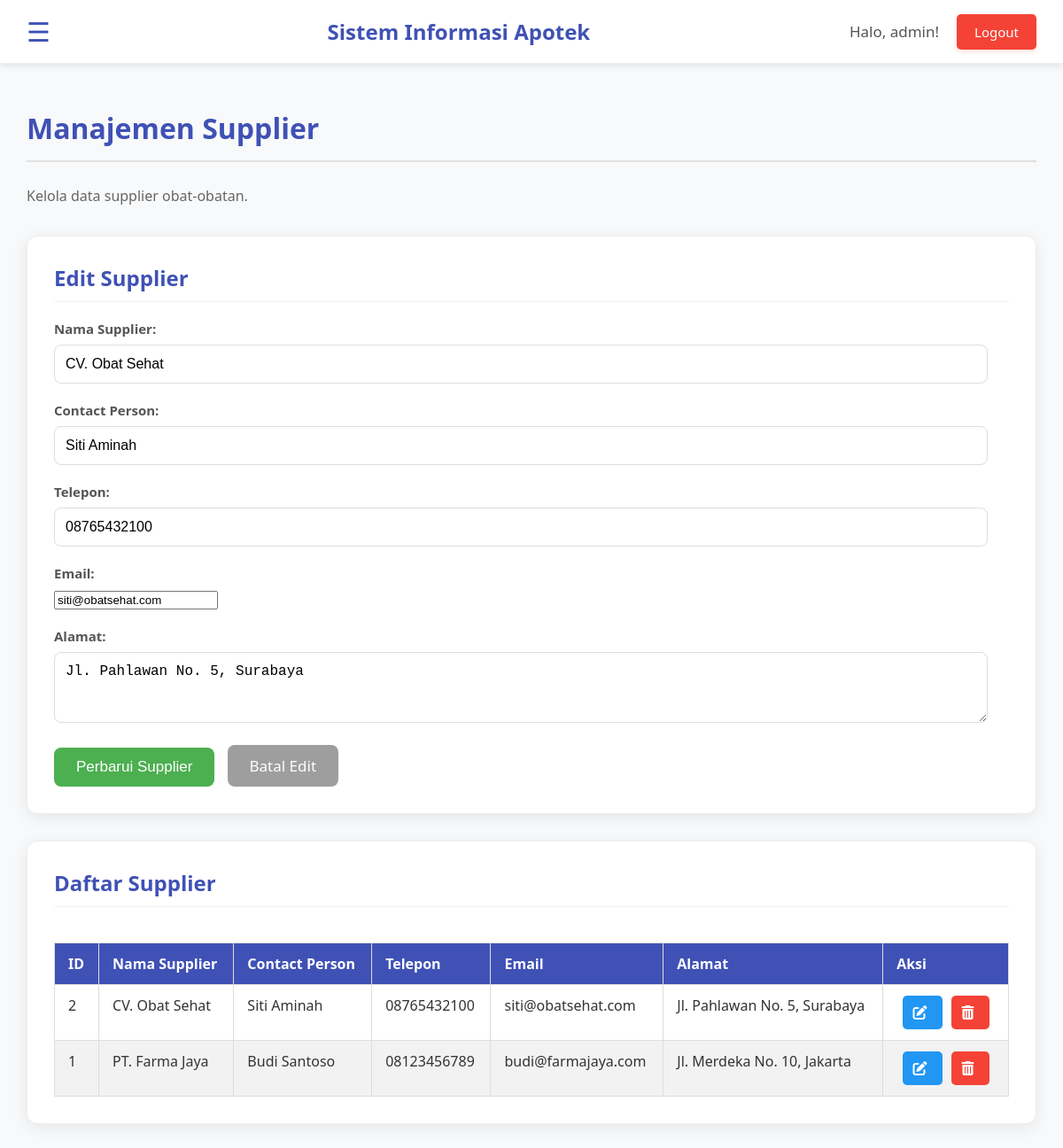
The page /supplier_management.php?edit=2 (signed in) on the database its author committed.
### tables this page shows
CREATE TABLE suppliers (
    id INT AUTO_INCREMENT PRIMARY KEY,
    name VARCHAR(100) NOT NULL,
    contact_person VARCHAR(100),
    phone VARCHAR(20),
    email VARCHAR(100),
    address TEXT,
    created_at TIMESTAMP DEFAULT CURRENT_TIMESTAMP
);

### supplier_management.php (the view, shortened to what this page needs)
<?php
include 'php/db_connection.php';
include 'php/header.php';
$name = '';
$contact_person = '';
$phone = '';
$email = '';
$address = '';
$is_edit = false;
if (isset($_GET['edit']) && !empty($_GET['edit'])) {
    $supplier_id = htmlspecialchars($_GET['edit']);
    $is_edit = true;
    $stmt = $conn->prepare("SELECT id, name, contact_person, phone, email, address FROM suppliers WHERE id = ?");
    $stmt->bind_param("i", $supplier_id);
    $stmt->execute();
    $result = $stmt->get_result();
    if ($result->num_rows === 1) {
        $supplier_data = $result->fetch_assoc();
        $name = $supplier_data['name'];
        $contact_person = $supplier_data['contact_person'];
        $phone = $supplier_data['phone'];
        $email = $supplier_data['email'];
        $address = $supplier_data['address'];
    } else {
        $is_edit = false;
    }
}
?>
<!DOCTYPE html>
<html lang="id">
<head>
    <link rel="stylesheet" href="css/home.css">
    <link rel="stylesheet" href="css/sidenav.css">
    <link rel="stylesheet" href="https://cdnjs.cloudflare.com/ajax/libs/font-awesome/6.0.0-beta3/css/all.min.css">
</head>
<body>
    <div class="main-content" id="mainContent">
        <h1>Manajemen Supplier</h1>
        <p>Kelola data supplier obat-obatan.</p>
        <div class="card form-card">
            <h2><?php echo $is_edit ? 'Edit Supplier' : 'Tambah Supplier Baru'; ?></h2>
            <form action="supplier_management.php" method="POST">
                <div class="input-group">
                    <label for="name">Nama Supplier:</label>
                    <input type="text" id="name" name="name" value="<?php echo htmlspecialchars($name); ?>" required>
                </div>
                <div class="input-group">
                    <label for="contact_person">Contact Person:</label>
                    <input type="text" id="contact_person" name="contact_person" value="<?php echo htmlspecialchars($contact_person); ?>" required>
                </div>
                <div class="input-group">
                    <label for="phone">Telepon:</label>
                    <input type="text" id="phone" name="phone" value="<?php echo htmlspecialchars($phone); ?>" required>
                </div>
                <div class="input-group">
                    <label for="email">Email:</label>
                    <input type="email" id="email" name="email" value="<?php echo htmlspecialchars($email); ?>" required>
                </div>
                <div class="input-group">
                    <label for="address">Alamat:</label>
                    <textarea id="address" name="address" rows="3" required><?php echo htmlspecialchars($address); ?></textarea>
                </div>
                <button type="submit" class="btn-primary"><?php echo $is_edit ? 'Perbarui Supplier' : 'Tambah Supplier'; ?></button>
                <?php if ($is_edit): ?>
                    <a href="supplier_management.php" class="btn-cancel">Batal Edit</a>
                <?php endif; ?>
            </form>
        </div>
        <div class="card table-card">
            <h2>Daftar Supplier</h2>
            <div class="table-responsive">
                <table>
                    <thead>
                        <tr>
                            <th>ID</th>
                            <th>Nama Supplier</th>
                            <th>Contact Person</th>
                            <th>Telepon</th>
                            <th>Email</th>
                            <th>Alamat</th>
                            <th>Aksi</th>
                        </tr>
                    </thead>
                    <tbody>
                        <?php
                        $sql = "SELECT id, name, contact_person, phone, email, address FROM suppliers ORDER BY name ASC";
                        $result = $conn->query($sql);
                        if ($result->num_rows > 0) {
                            while($row = $result->fetch_assoc()) {
                                echo "<tr>";
                                echo "<td>" . htmlspecialchars($row['id']) . "</td>";
                                echo "<td>" . htmlspecialchars($row['name']) . "</td>";
                                echo "<td>" . htmlspecialchars($row['contact_person']) . "</td>";
                                echo "<td>" . htmlspecialchars($row['phone']) . "</td>";
                                echo "<td>" . htmlspecialchars($row['email']) . "</td>";
                                echo "<td>" . htmlspecialchars($row['address']) . "</td>";
                                echo "<td class='actions'>";
                                echo "<a href='supplier_management.php?edit=" . htmlspecialchars($row['id']) . "' class='action-btn edit-btn' title='Edit'><i class='fas fa-edit'></i></a>";
                                echo "<a href='supplier_management.php?delete=" . htmlspecialchars($row['id']) . "' class='action-btn delete-btn' title='Hapus' onclick='return confirm(\"Apakah Anda yakin ingin menghapus supplier ini? Tindakan ini tidak dapat dibatalkan.\");'><i class='fas fa-trash-alt'></i></a>";
                                echo "</td>";
                                echo "</tr>";
                            }
                        } else {
                            echo "<tr><td colspan='7'>Tidak ada data supplier.</td></tr>";
                        }
                        ?>
                    </tbody>
                </table>
            </div>
        </div>
    </div>
</body>
</html>

### css/home.css (style rules this page uses)
body { font-family: 'Segoe UI', Tahoma, Geneva, Verdana, sans-serif; margin: 0; background-color: #f4f7f6; color: #333; display: flex; flex-direction: column; min-height: 100vh; }
.main-content { flex-grow: 1; padding: 30px; margin-left: 0; transition: margin-left 0.5s; background-color: #f8f9fa; min-height: calc(100vh - 70px); box-sizing: border-box; }
.main-content h1 { color: #3f51b5; margin-bottom: 25px; font-size: 32px; border-bottom: 2px solid #e0e0e0; padding-bottom: 15px; }
.main-content p { color: #666; line-height: 1.7; font-size: 16px; margin-bottom: 30px; }
.card { background-color: #ffffff; padding: 30px; border-radius: 12px; box-shadow: 0 4px 18px rgba(0, 0, 0, 0.08); margin-bottom: 30px; border: 1px solid #eee; }
.card h2 { color: #3f51b5; margin-top: 0; margin-bottom: 20px; font-size: 24px; border-bottom: 1px solid #f0f0f0; padding-bottom: 10px; }
.input-group { margin-bottom: 20px; }
.input-group label { display: block; margin-bottom: 8px; font-weight: 600; color: #555; font-size: 15px; }
.input-group input[type="text"], .input-group input[type="number"], .input-group input[type="date"], .input-group textarea, .input-group select { width: calc(100% - 24px); padding: 12px; border: 1px solid #ddd; border-radius: 8px; font-size: 16px; transition: border-color 0.3s ease, box-shadow 0.3s ease; box-sizing: border-box; }
textarea { resize: vertical; }
.btn-primary { background-color: #4CAF50; color: white; padding: 12px 25px; border: none; border-radius: 8px; font-size: 17px; cursor: pointer; transition: background-color 0.3s ease, transform 0.2s ease; margin-right: 10px; }
.btn-cancel { background-color: #9E9E9E; color: white; padding: 12px 25px; border: none; border-radius: 8px; font-size: 17px; cursor: pointer; transition: background-color 0.3s ease, transform 0.2s ease; text-decoration: none; display: inline-block; }
.table-responsive { overflow-x: auto; }
table { width: 100%; border-collapse: collapse; margin-top: 20px; }
table thead tr { background-color: #3f51b5; color: white; text-align: left; }
table th, table td { padding: 12px 15px; border: 1px solid #ddd; vertical-align: top; }
table tbody tr:nth-child(even) { background-color: #f2f2f2; }
.actions { white-space: nowrap; text-align: center; }
.action-btn { display: inline-block; margin: 0 5px; padding: 8px 12px; border-radius: 5px; text-decoration: none; color: white; transition: background-color 0.3s ease, transform 0.2s ease; }
.action-btn i { margin-right: 5px; }
.edit-btn { background-color: #2196F3; }
.delete-btn { background-color: #f44336; }

### rows shown on the page
suppliers: name "CV. Obat Sehat", contact_person "Siti Aminah", phone "08765432100", email "siti@obatsehat.com", address "Jl. Pahlawan No. 5, Surabaya", id "2"
suppliers: id "1", name "PT. Farma Jaya", contact_person "Budi Santoso", phone "08123456789", email "budi@farmajaya.com", address "Jl. Merdeka No. 10, Jakarta"

### other values the page prints
$_SESSION['username'] "admin"
